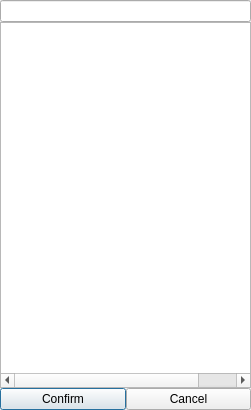
<?xml version="1.0" encoding="UTF-8"?>
<ui version="4.0">
 <class>C_Dlg_DoList</class>
 <widget class="QDialog" name="C_Dlg_DoList">
  <property name="geometry">
   <rect>
    <x>0</x>
    <y>0</y>
    <width>251</width>
    <height>410</height>
   </rect>
  </property>
  <property name="windowTitle">
   <string>Choice list</string>
  </property>
  <layout class="QGridLayout" name="gridLayout_3">
   <property name="margin">
    <number>0</number>
   </property>
   <property name="spacing">
    <number>0</number>
   </property>
   <item row="0" column="0">
    <layout class="QGridLayout" name="gridLayout_2">
     <item row="0" column="0">
      <widget class="C_QLineEdit" name="lineEdit_Filtre"/>
     </item>
     <item row="2" column="0">
      <layout class="QGridLayout" name="gridLayout">
       <item row="0" column="0">
        <widget class="QPushButton" name="pushButton_Ok">
         <property name="text">
          <string>Confirm</string>
         </property>
        </widget>
       </item>
       <item row="0" column="1">
        <widget class="QPushButton" name="pushButton_Cancel">
         <property name="text">
          <string>Cancel</string>
         </property>
        </widget>
       </item>
      </layout>
     </item>
     <item row="1" column="0">
      <widget class="QTreeWidget" name="treeWidget_Choix">
       <property name="rootIsDecorated">
        <bool>false</bool>
       </property>
       <attribute name="headerVisible">
        <bool>false</bool>
       </attribute>
       <attribute name="headerVisible">
        <bool>false</bool>
       </attribute>
       <column>
        <property name="text">
         <string>1</string>
        </property>
       </column>
       <column>
        <property name="text">
         <string>2</string>
        </property>
       </column>
       <column>
        <property name="text">
         <string>3</string>
        </property>
       </column>
      </widget>
     </item>
    </layout>
   </item>
  </layout>
 </widget>
 <customwidgets>
  <customwidget>
   <class>C_QLineEdit</class>
   <extends>QLineEdit</extends>
   <header>../../../MedinTuxTools-QT4/C_QLineEdit/C_QLineEdit.h</header>
  </customwidget>
 </customwidgets>
 <resources/>
 <connections/>
</ui>
